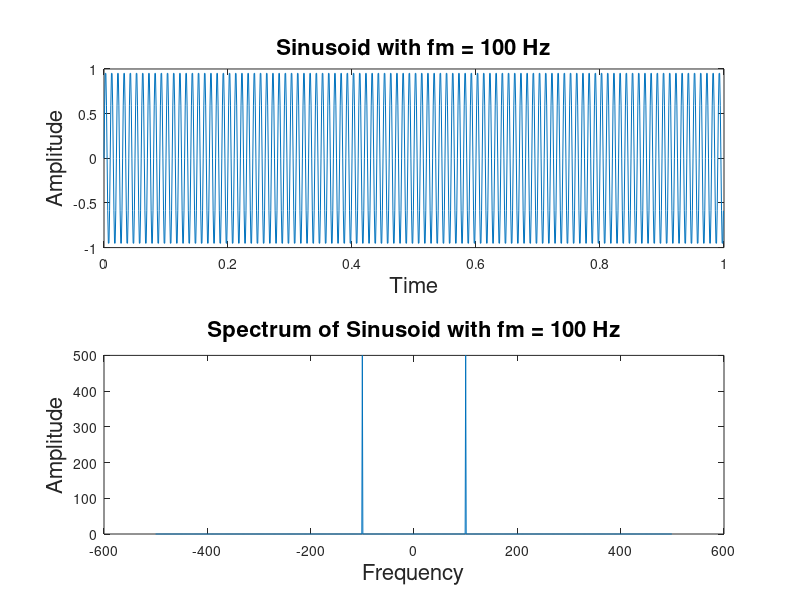

This chart was generated by the following MATLAB code:
clc
close all
clear all

% Generate a sinusoid
fm = 100;
Fs = 1000;
Ts = 1/Fs;
t = 0:Ts:(1-Ts);

x = sin(2*pi*fm*t);   % Sine wave of freq. fm offset to avoid -ve values

figure;
subplot(2,1,1),plot(t,x);
xlabel('Time','FontSize',16);
ylabel('Amplitude','FontSize',16);
title('Sinusoid with fm = 100 Hz','FontSize',16);

% Compute Fourier Transform
y = fft(x);
N = length(x);
freq = (1:N)*Fs/N - 1;  % Calculate frequency axis; resolution in frequency is Fs/N

% Plot absolute values of spectrum from -Fs/2 to Fs/2
subplot(2,1,2),plot(freq-Fs/2,fftshift(abs(y)));
xlabel('Frequency','FontSize',16);
ylabel('Amplitude','FontSize',16);
title('Spectrum of Sinusoid with fm = 100 Hz','FontSize',16);
